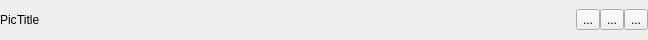
<?xml version="1.0" encoding="UTF-8"?>
<ui version="4.0">
 <class>TitleBar</class>
 <widget class="QWidget" name="TitleBar">
  <property name="geometry">
   <rect>
    <x>0</x>
    <y>0</y>
    <width>648</width>
    <height>40</height>
   </rect>
  </property>
  <property name="sizePolicy">
   <sizepolicy hsizetype="Preferred" vsizetype="Minimum">
    <horstretch>0</horstretch>
    <verstretch>0</verstretch>
   </sizepolicy>
  </property>
  <property name="windowTitle">
   <string>Widget</string>
  </property>
  <property name="windowOpacity">
   <double>1.000000000000000</double>
  </property>
  <property name="styleSheet">
   <string notr="true"/>
  </property>
  <layout class="QHBoxLayout" name="horizontalLayout">
   <property name="spacing">
    <number>0</number>
   </property>
   <property name="leftMargin">
    <number>0</number>
   </property>
   <property name="topMargin">
    <number>0</number>
   </property>
   <property name="rightMargin">
    <number>0</number>
   </property>
   <property name="bottomMargin">
    <number>0</number>
   </property>
   <item>
    <widget class="QLabel" name="labPic">
     <property name="text">
      <string>Pic</string>
     </property>
     <property name="textFormat">
      <enum>Qt::PlainText</enum>
     </property>
    </widget>
   </item>
   <item>
    <widget class="QLabel" name="labTit">
     <property name="text">
      <string>Title</string>
     </property>
    </widget>
   </item>
   <item>
    <spacer name="horizontalSpacer">
     <property name="orientation">
      <enum>Qt::Horizontal</enum>
     </property>
     <property name="sizeHint" stdset="0">
      <size>
       <width>400</width>
       <height>20</height>
      </size>
     </property>
    </spacer>
   </item>
   <item>
    <widget class="QToolButton" name="tbtMin">
     <property name="text">
      <string>...</string>
     </property>
    </widget>
   </item>
   <item>
    <widget class="QToolButton" name="tbtMax">
     <property name="text">
      <string>...</string>
     </property>
    </widget>
   </item>
   <item>
    <widget class="QToolButton" name="tbtClo">
     <property name="text">
      <string>...</string>
     </property>
    </widget>
   </item>
  </layout>
 </widget>
 <layoutdefault spacing="6" margin="11"/>
 <resources/>
 <connections/>
</ui>
